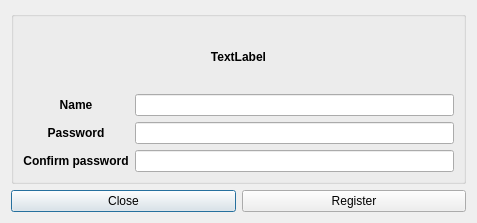
<?xml version="1.0" encoding="UTF-8"?>
<ui version="4.0">
 <class>RegistrationDialog</class>
 <widget class="QDialog" name="RegistrationDialog">
  <property name="geometry">
   <rect>
    <x>0</x>
    <y>0</y>
    <width>477</width>
    <height>223</height>
   </rect>
  </property>
  <property name="windowTitle">
   <string>Registration</string>
  </property>
  <layout class="QGridLayout" name="gridLayout_2">
   <item row="0" column="1">
    <layout class="QGridLayout" name="gridLayout">
     <item row="0" column="0">
      <widget class="QGroupBox" name="groupBox">
       <property name="title">
        <string/>
       </property>
       <layout class="QGridLayout" name="gridLayout_4">
        <item row="1" column="0">
         <layout class="QGridLayout" name="gridLayout_3" rowstretch="0,0,0" rowminimumheight="0,0,0">
          <item row="1" column="0">
           <widget class="QLabel" name="label_2">
            <property name="font">
             <font>
              <weight>75</weight>
              <bold>true</bold>
             </font>
            </property>
            <property name="text">
             <string>Password</string>
            </property>
            <property name="alignment">
             <set>Qt::AlignCenter</set>
            </property>
           </widget>
          </item>
          <item row="2" column="0">
           <widget class="QLabel" name="label_3">
            <property name="font">
             <font>
              <weight>75</weight>
              <bold>true</bold>
             </font>
            </property>
            <property name="text">
             <string>Confirm password</string>
            </property>
            <property name="alignment">
             <set>Qt::AlignCenter</set>
            </property>
           </widget>
          </item>
          <item row="0" column="0">
           <widget class="QLabel" name="label">
            <property name="font">
             <font>
              <weight>75</weight>
              <bold>true</bold>
             </font>
            </property>
            <property name="text">
             <string>Name</string>
            </property>
            <property name="alignment">
             <set>Qt::AlignCenter</set>
            </property>
           </widget>
          </item>
          <item row="0" column="1">
           <widget class="QLineEdit" name="nameLineEdit"/>
          </item>
          <item row="1" column="1">
           <widget class="QLineEdit" name="pwdLineEdit">
            <property name="echoMode">
             <enum>QLineEdit::Password</enum>
            </property>
            <property name="clearButtonEnabled">
             <bool>false</bool>
            </property>
           </widget>
          </item>
          <item row="2" column="1">
           <widget class="QLineEdit" name="confPwdLineEdit">
            <property name="echoMode">
             <enum>QLineEdit::Password</enum>
            </property>
           </widget>
          </item>
         </layout>
        </item>
        <item row="0" column="0">
         <widget class="QLabel" name="modeLabel">
          <property name="font">
           <font>
            <weight>75</weight>
            <bold>true</bold>
           </font>
          </property>
          <property name="text">
           <string>TextLabel</string>
          </property>
          <property name="alignment">
           <set>Qt::AlignCenter</set>
          </property>
         </widget>
        </item>
       </layout>
      </widget>
     </item>
    </layout>
   </item>
   <item row="1" column="1">
    <layout class="QHBoxLayout" name="horizontalLayout">
     <item>
      <widget class="QPushButton" name="calcelPushButton">
       <property name="text">
        <string>Close</string>
       </property>
      </widget>
     </item>
     <item>
      <widget class="QPushButton" name="okPushButton">
       <property name="text">
        <string>Register</string>
       </property>
      </widget>
     </item>
    </layout>
   </item>
  </layout>
 </widget>
 <resources/>
 <connections/>
</ui>
